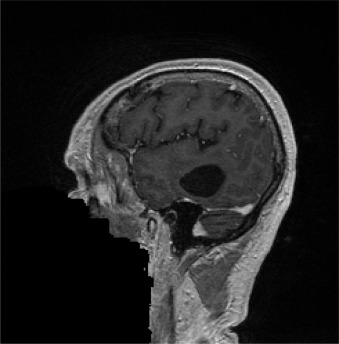
#> input picture source/Medical/s1.jpg, 339 x 344 px, found by its file name; its folder holds 4 pictures in this run
$ python Pseudo_coloring.py
#> lines starting #> are read from the running program, lines starting #| are printed output that depends on the picture


import cv2


def read_img_medical(sn):

#> called with sn = 's1'
        s = cv2.imread('E:/msc AI/pseudocoloring/source/Medical/'+str(sn)+".jpg")
#> s is the input picture: shape (344, 339, 3); min 0, max 245, mean 33.8
        return s

def read_img_satellite(sn):

        s = cv2.imread('E:/msc AI/pseudocoloring/source/Satellite/'+str(sn)+".jpg")
        return s


def color():
    countm=0
    counts=0
#    sources_med = ['s1','s2','s3','s4','s5','s6']
#    sources_set =  ['s1','s2','s3','s4','s5']
    sources_med = ['s1']
    sources_set =  ['s4']

    for i in range(0,len(sources_med)):
        print("Medical Converting picture"+str(i+1)+"...")
        m = read_img_medical(sources_med[i])
        cv2.imshow("Gray Image",m)
        cv2.waitKey(0)
        im_color1 = cv2.applyColorMap(m, cv2.COLORMAP_JET)
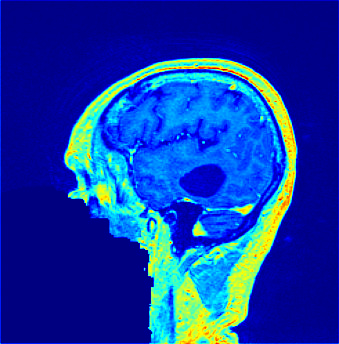
#> im_color1: shape (344, 339, 3); mean B, G, R 166.6, 58.5, 18
        im_color2 = cv2.applyColorMap(m, cv2.COLORMAP_PARULA)
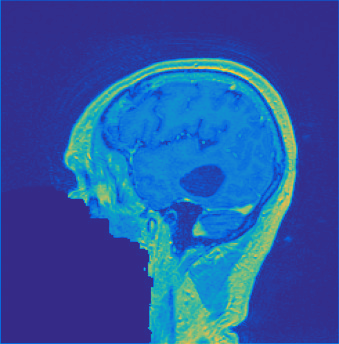
#> im_color2: shape (344, 339, 3); mean B, G, R 162.8, 85.2, 42.9
        im_color3 = cv2.applyColorMap(m, cv2.COLORMAP_PLASMA)
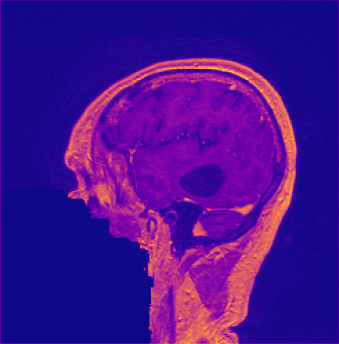
#> im_color3: shape (344, 339, 3); mean B, G, R 142.4, 15.5, 69.6
        countm+=1
        cv2.imwrite('E:/msc AI/pseudocoloring/output/Medical/j'+str(countm)+'.jpg',im_color1)
        cv2.imwrite('E:/msc AI/pseudocoloring/output/Medical/p'+str(countm)+'.jpg',im_color2)
        cv2.imwrite('E:/msc AI/pseudocoloring/output/Medical/o'+str(countm)+'.jpg',im_color3)
        cv2.imshow("color",im_color2)
        cv2.waitKey(0)

        cv2.imshow("color",im_color1)
        cv2.waitKey(0)

        cv2.imshow("color",im_color3)
        cv2.waitKey(0)


    for i in range(0,len(sources_set)):
        print("Satellite Converting picture"+str(i+1)+"...")
        s = read_img_satellite(sources_set[i])
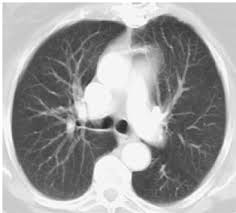
#> input picture source/Medical/s4.jpg, 236 x 213 px, found by its file name
#> in read_img_satellite, s is the input picture: shape (213, 236, 3); min 35, max 255, mean 159.4
        cv2.imshow("Gray Image",s)
        cv2.waitKey(0)
        im_color1 = cv2.applyColorMap(s, cv2.COLORMAP_VIRIDIS)
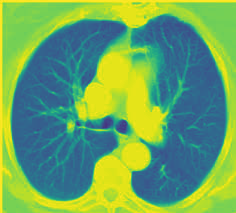
#> im_color1: shape (213, 236, 3); mean B, G, R 96.9, 166, 109.3
        im_color2 = cv2.applyColorMap(s, cv2.COLORMAP_TWILIGHT_SHIFTED)
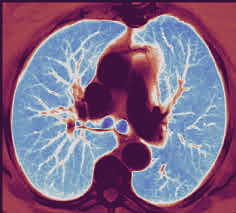
#> im_color2: shape (213, 236, 3); mean B, G, R 133.9, 103.5, 128.9
        im_color3 = cv2.applyColorMap(s, cv2.COLORMAP_TURBO)
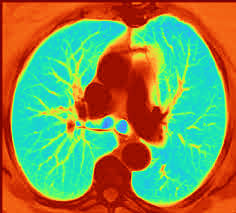
#> im_color3: shape (213, 236, 3); mean B, G, R 83.1, 141.8, 132.7
        counts+=1
        cv2.imwrite('E:/msc AI/pseudocoloring/output/Satellite/j'+str(counts)+'.jpg',im_color1)
        cv2.imwrite('E:/msc AI/pseudocoloring/output/Satellite/p'+str(counts)+'.jpg',im_color2)
        cv2.imwrite('E:/msc AI/pseudocoloring/output/Satellite/r'+str(counts)+'.jpg',im_color3)


        cv2.waitKey(0)
        cv2.imshow("color",im_color2)
        cv2.waitKey(0)
        cv2.imshow("color",im_color1)
        cv2.waitKey(0)
        cv2.imshow("color",im_color3)
        cv2.waitKey(0)
#> (the run stopped early here; a loop or call above may not have finished)
